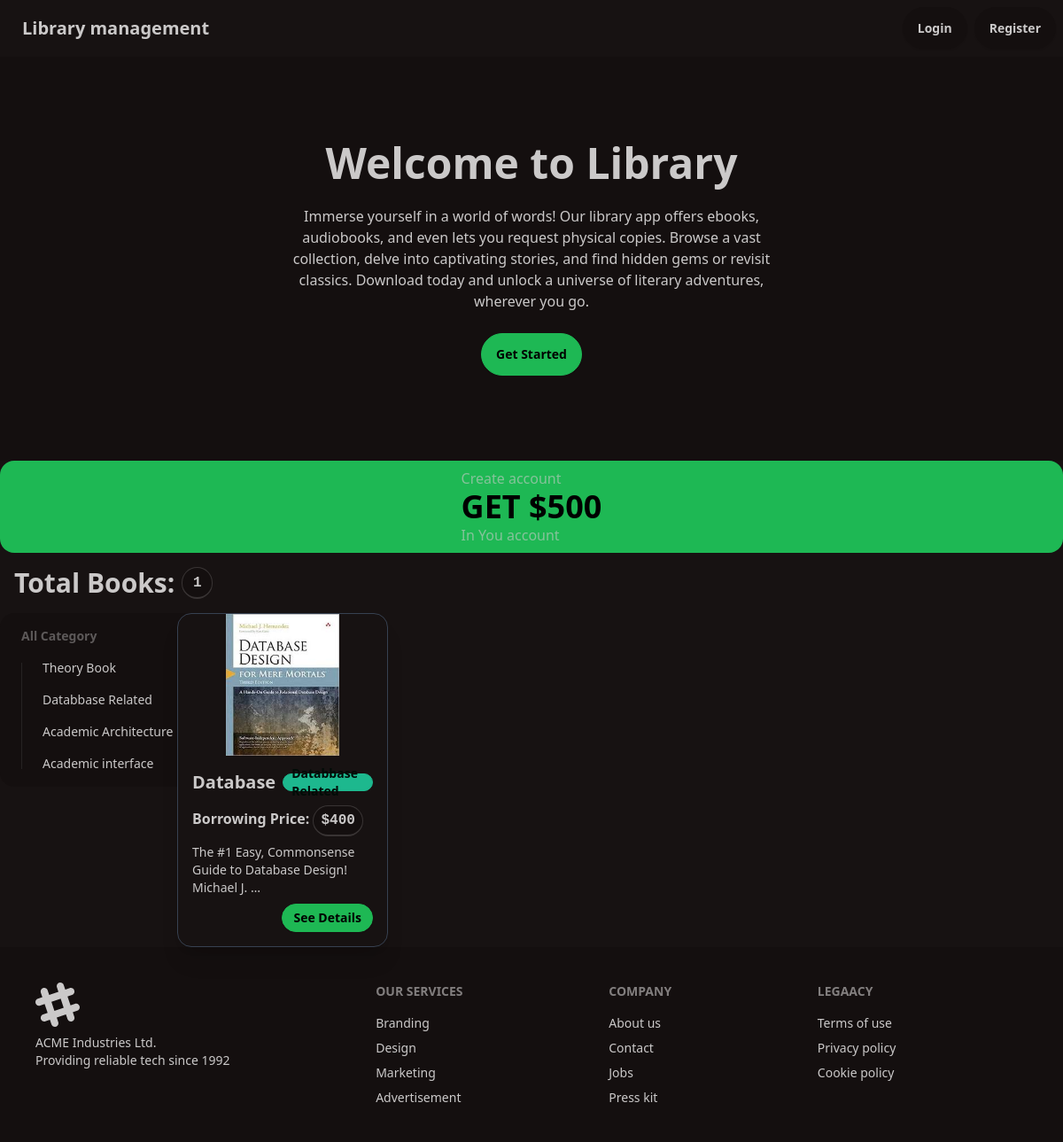
The app's page /book-filter/databbase-related with its own data.
### categories/models.py (models this page shows, shortened)
class Category(models.Model):
    name = models.CharField(max_length=100)
    slug = models.SlugField(max_length=100, unique=True, blank=True, null=True)

### books/models.py (models this page shows, shortened)
class Book(models.Model):
    title = models.CharField(max_length=100)
    description = models.TextField()
    category = models.ForeignKey(Category, on_delete=models.CASCADE, related_name='books', default=False)
    price = models.DecimalField(max_digits=12, decimal_places=0)
    image = models.ImageField(upload_to='books/media/uploads/', null=True, blank=True)
    quantity = models.IntegerField(default=0)

### core/views.py (the view)
# urls.py: 2. Add a URL to urlpatterns:  path('', Home.as_view(), name='home')
class Home(TemplateView):
    template_name = 'core/index.html'
    def get_context_data(self, **kwargs):
        context = super().get_context_data(**kwargs)
        category_slug = self.kwargs.get('category', None)
        if category_slug is not None:
            category = Category.objects.get(slug=category_slug)
            books = Book.objects.filter(category=category)
        else:
            books = Book.objects.all()
        categories = Category.objects.all()
        context['categories'] = categories
        context['books'] = books
        return context

### core/templates/core/index.html
{% extends "core/base.html" %} {% block head_title %} Library Management {% endblock %}
{% block body %}
<section>
  <div class="hero bg-base-200 py-20">
    <div class="hero-content text-center">
      <div class="max-w-xl">
        <h1 class="text-5xl font-bold">Welcome to Library</h1>
        <p class="py-6">
          Immerse yourself in a world of words! Our library app offers ebooks,
          audiobooks, and even lets you request physical copies. Browse a vast
          collection, delve into captivating stories, and find hidden gems or
          revisit classics. Download today and unlock a universe of literary
          adventures, wherever you go.
        </p>
        <a href='{% url "profile" %}' class="btn btn-primary">Get Started</a>
      </div>
    </div>
  </div>
  <div class="stats bg-primary text-primary-content flex justify-center">
    <div class="center my-2">
      <div class="stat-title">Create account</div>
      <div class="stat-value">GET $500</div>
      <div class="stat-title">In You account</div>
    </div>
  </div>
  <h1 class="p-4 text-3xl font-bold flex justify-start gap-2 items-center">
    Total Books: <kbd class="kbd kbd-md">{{books|length}}</kbd>
  </h1>
  <div class="grid grid-cols-6">
    <div class="col-span-1">
      <ul class="menu bg-base-200 w-56 rounded-box">
        <li>
          <h2 class="menu-title">All Category</h2>
          <ul>
            {% for cat in categories %}
            <li><a href='{% url "filter_home" cat.slug %}'> {{cat.name}} </a></li>
            {% endfor %}
          </ul>
        </li>
      </ul>
    </div>
    <div class="col-span-5 grid grid-cols-4 gap-4">
      {% for book in books %}
      <div
        class="card card-compact w-full bg-base-100 shadow-xl border border-gray-700"
      >
        <figure>
          <img class="max-h-40" src="{{book.image.url}}" alt="{{book.title}}" />
        </figure>
        <div class="card-body">
          <h2 class="card-title">
            {{book.title}}
            <div class="badge badge-secondary">{{book.category.name}}</div>
          </h2>
          <h2 class="text-base font-semibold">
            Borrowing Price:
            <kbd class="kbd kbd-md">${{book.price}}</kbd>
          </h2>
          <p>{{book.description|truncatewords:10}}</p>
          <div class="card-actions justify-end">
            <a href='{% url "book_details" book.id %}' class="btn btn-primary btn-sm">See Details</a>
          </div>
        </div>
      </div>
      {% endfor %}
    </div>
  </div>
</section>
{% endblock %}

### records on screen
Category: name "Theory Book"
Category: name "Databbase Related"
Category: name "Academic Architecture"
Category: name "Academic interface"
Book: image (picture), title "Database", category.name "Databbase Related", price "400", description "The #1 Easy, Commonsense Guide to Database Design! Michael J. …"

### other values on screen
{{ books|length }} "1"
